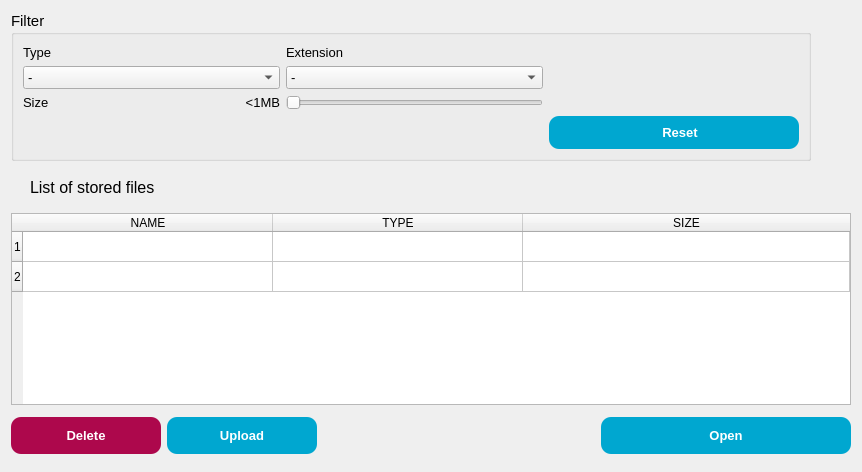
            <widget class="QWidget" name="sw1ManGui">
             <layout class="QVBoxLayout" name="verticalLayout_7">
              <item>
               <layout class="QHBoxLayout" name="horizontalLayout_7">
                <item>
                 <widget class="QGroupBox" name="groupBox">
                  <property name="minimumSize">
                   <size>
                    <width>800</width>
                    <height>150</height>
                   </size>
                  </property>
                  <property name="font">
                   <font>
                    <pointsize>11</pointsize>
                   </font>
                  </property>
                  <property name="title">
                   <string>Filter</string>
                  </property>
                  <property name="flat">
                   <bool>true</bool>
                  </property>
                  <layout class="QGridLayout" name="gridLayout_2">
                   <item row="0" column="1">
                    <widget class="QLabel" name="label_8">
                     <property name="font">
                      <font>
                       <pointsize>10</pointsize>
                      </font>
                     </property>
                     <property name="text">
                      <string>Extension</string>
                     </property>
                    </widget>
                   </item>
                   <item row="1" column="0">
                    <widget class="QComboBox" name="cbFilterType">
                     <property name="minimumSize">
                      <size>
                       <width>0</width>
                       <height>20</height>
                      </size>
                     </property>
                     <property name="font">
                      <font>
                       <pointsize>10</pointsize>
                      </font>
                     </property>
                     <item>
                      <property name="text">
                       <string>-</string>
                      </property>
                     </item>
                    </widget>
                   </item>
                   <item row="0" column="0">
                    <widget class="QLabel" name="label_6">
                     <property name="font">
                      <font>
                       <pointsize>10</pointsize>
                      </font>
                     </property>
                     <property name="text">
                      <string>Type</string>
                     </property>
                    </widget>
                   </item>
                   <item row="1" column="1">
                    <widget class="QComboBox" name="cbFilterExtension">
                     <property name="minimumSize">
                      <size>
                       <width>0</width>
                       <height>20</height>
                      </size>
                     </property>
                     <property name="font">
                      <font>
                       <pointsize>10</pointsize>
                      </font>
                     </property>
                     <item>
                      <property name="text">
                       <string>-</string>
                      </property>
                     </item>
                    </widget>
                   </item>
                   <item row="4" column="2">
                    <widget class="QPushButton" name="btnFilterReset">
                     <property name="minimumSize">
                      <size>
                       <width>250</width>
                       <height>33</height>
                      </size>
                     </property>
                     <property name="maximumSize">
                      <size>
                       <width>250</width>
                       <height>16777215</height>
                      </size>
                     </property>
                     <property name="font">
                      <font>
                       <pointsize>10</pointsize>
                       <weight>75</weight>
                       <bold>true</bold>
                      </font>
                     </property>
                     <property name="styleSheet">
                      <string notr="true">QPushButton {
	background-color: rgb(0,167,208);
	border-radius: 10px;
	color: white;
	padding-left: 12px;
}
QPushButton:hover {
	background-color: rgb(21,210,255);
}
QPushButton:pressed {
	background-color: rgb(0,128,158);
}</string>
                     </property>
                     <property name="text">
                      <string>Reset</string>
                     </property>
                    </widget>
                   </item>
                   <item row="3" column="0">
                    <layout class="QHBoxLayout" name="horizontalLayout_2">
                     <item>
                      <widget class="QLabel" name="label_7">
                       <property name="font">
                        <font>
                         <pointsize>10</pointsize>
                        </font>
                       </property>
                       <property name="text">
                        <string>Size</string>
                       </property>
                      </widget>
                     </item>
                     <item>
                      <widget class="QLabel" name="lblFilterFileSize">
                       <property name="font">
                        <font>
                         <pointsize>10</pointsize>
                        </font>
                       </property>
                       <property name="text">
                        <string>&lt;1MB</string>
                       </property>
                       <property name="alignment">
                        <set>Qt::AlignRight|Qt::AlignTrailing|Qt::AlignVCenter</set>
                       </property>
                      </widget>
                     </item>
                    </layout>
                   </item>
                   <item row="3" column="1">
                    <widget class="QSlider" name="hsFilterFileSize">
                     <property name="sizePolicy">
                      <sizepolicy hsizetype="Minimum" vsizetype="Fixed">
                       <horstretch>0</horstretch>
                       <verstretch>0</verstretch>
                      </sizepolicy>
                     </property>
                     <property name="orientation">
                      <enum>Qt::Horizontal</enum>
                     </property>
                    </widget>
                   </item>
                  </layout>
                 </widget>
                </item>
                <item>
                 <spacer name="horizontalSpacer_2">
                  <property name="orientation">
                   <enum>Qt::Horizontal</enum>
                  </property>
                  <property name="sizeHint" stdset="0">
                   <size>
                    <width>40</width>
                    <height>20</height>
                   </size>
                  </property>
                 </spacer>
                </item>
               </layout>
              </item>
              <item>
               <layout class="QHBoxLayout" name="horizontalLayout_6">
                <item>
                 <widget class="QLabel" name="label_4">
                  <property name="minimumSize">
                   <size>
                    <width>13</width>
                    <height>40</height>
                   </size>
                  </property>
                  <property name="maximumSize">
                   <size>
                    <width>13</width>
                    <height>40</height>
                   </size>
                  </property>
                  <property name="pixmap">
                   <pixmap resource="src.qrc">:/icons/assets/vin.png</pixmap>
                  </property>
                 </widget>
                </item>
                <item>
                 <widget class="QLabel" name="lblList">
                  <property name="minimumSize">
                   <size>
                    <width>0</width>
                    <height>40</height>
                   </size>
                  </property>
                  <property name="maximumSize">
                   <size>
                    <width>16777215</width>
                    <height>40</height>
                   </size>
                  </property>
                  <property name="font">
                   <font>
                    <pointsize>12</pointsize>
                   </font>
                  </property>
                  <property name="text">
                   <string>List of stored files</string>
                  </property>
                 </widget>
                </item>
               </layout>
              </item>
              <item>
               <widget class="QTableWidget" name="twListFiles">
                <property name="editTriggers">
                 <set>QAbstractItemView::NoEditTriggers</set>
                </property>
                <property name="selectionMode">
                 <enum>QAbstractItemView::SingleSelection</enum>
                </property>
                <property name="selectionBehavior">
                 <enum>QAbstractItemView::SelectRows</enum>
                </property>
                <property name="gridStyle">
                 <enum>Qt::SolidLine</enum>
                </property>
                <attribute name="horizontalHeaderMinimumSectionSize">
                 <number>200</number>
                </attribute>
                <attribute name="horizontalHeaderDefaultSectionSize">
                 <number>250</number>
                </attribute>
                <attribute name="horizontalHeaderStretchLastSection">
                 <bool>true</bool>
                </attribute>
                <row>
                 <property name="text">
                  <string>1</string>
                 </property>
                </row>
                <row>
                 <property name="text">
                  <string>2</string>
                 </property>
                </row>
                <column>
                 <property name="text">
                  <string>NAME</string>
                 </property>
                </column>
                <column>
                 <property name="text">
                  <string>TYPE</string>
                 </property>
                </column>
                <column>
                 <property name="text">
                  <string>SIZE</string>
                 </property>
                </column>
                <item row="0" column="0">
                 <property name="text">
                  <string/>
                 </property>
                </item>
                <item row="0" column="1">
                 <property name="text">
                  <string/>
                 </property>
                </item>
               </widget>
              </item>
              <item>
               <layout class="QHBoxLayout" name="horizontalLayout_13">
                <item>
                 <widget class="QPushButton" name="btnSearchDelete">
                  <property name="enabled">
                   <bool>true</bool>
                  </property>
                  <property name="minimumSize">
                   <size>
                    <width>150</width>
                    <height>37</height>
                   </size>
                  </property>
                  <property name="font">
                   <font>
                    <pointsize>10</pointsize>
                    <weight>75</weight>
                    <bold>true</bold>
                   </font>
                  </property>
                  <property name="styleSheet">
                   <string notr="true">QPushButton{
	background-color: rgb(173, 8, 76);
	border-radius: 10px;
	color: white;
}
QPushButton:hover{
	background-color: rgb(228, 76, 119);
}
QPushButton:pressed{
	background-color: rgb(119, 0, 37);
}
</string>
                  </property>
                  <property name="text">
                   <string>Delete</string>
                  </property>
                 </widget>
                </item>
                <item>
                 <widget class="QPushButton" name="btnSearchUpload">
                  <property name="minimumSize">
                   <size>
                    <width>150</width>
                    <height>37</height>
                   </size>
                  </property>
                  <property name="font">
                   <font>
                    <pointsize>10</pointsize>
                    <weight>75</weight>
                    <bold>true</bold>
                   </font>
                  </property>
                  <property name="styleSheet">
                   <string notr="true">QPushButton {
	background-color: rgb(0,167,208);
	border-radius: 10px;
	color: white;
}
QPushButton:hover {
	background-color: rgb(21,210,255);
}
QPushButton:pressed {
	background-color: rgb(0,128,158);
}</string>
                  </property>
                  <property name="text">
                   <string>Upload</string>
                  </property>
                 </widget>
                </item>
                <item>
                 <spacer name="horizontalSpacer_5">
                  <property name="orientation">
                   <enum>Qt::Horizontal</enum>
                  </property>
                  <property name="sizeHint" stdset="0">
                   <size>
                    <width>40</width>
                    <height>50</height>
                   </size>
                  </property>
                 </spacer>
                </item>
                <item>
                 <widget class="QPushButton" name="btnSearchOpen">
                  <property name="minimumSize">
                   <size>
                    <width>250</width>
                    <height>37</height>
                   </size>
                  </property>
                  <property name="font">
                   <font>
                    <pointsize>10</pointsize>
                    <weight>75</weight>
                    <bold>true</bold>
                   </font>
                  </property>
                  <property name="styleSheet">
                   <string notr="true">QPushButton {
	background-color: rgb(0,167,208);
	border-radius: 10px;
	color: white;
}
QPushButton:hover {
	background-color: rgb(21,210,255);
}
QPushButton:pressed {
	background-color: rgb(0,128,158);
}</string>
                  </property>
                  <property name="text">
                   <string>Open</string>
                  </property>
                 </widget>
                </item>
               </layout>
              </item>
             </layout>
            </widget>
